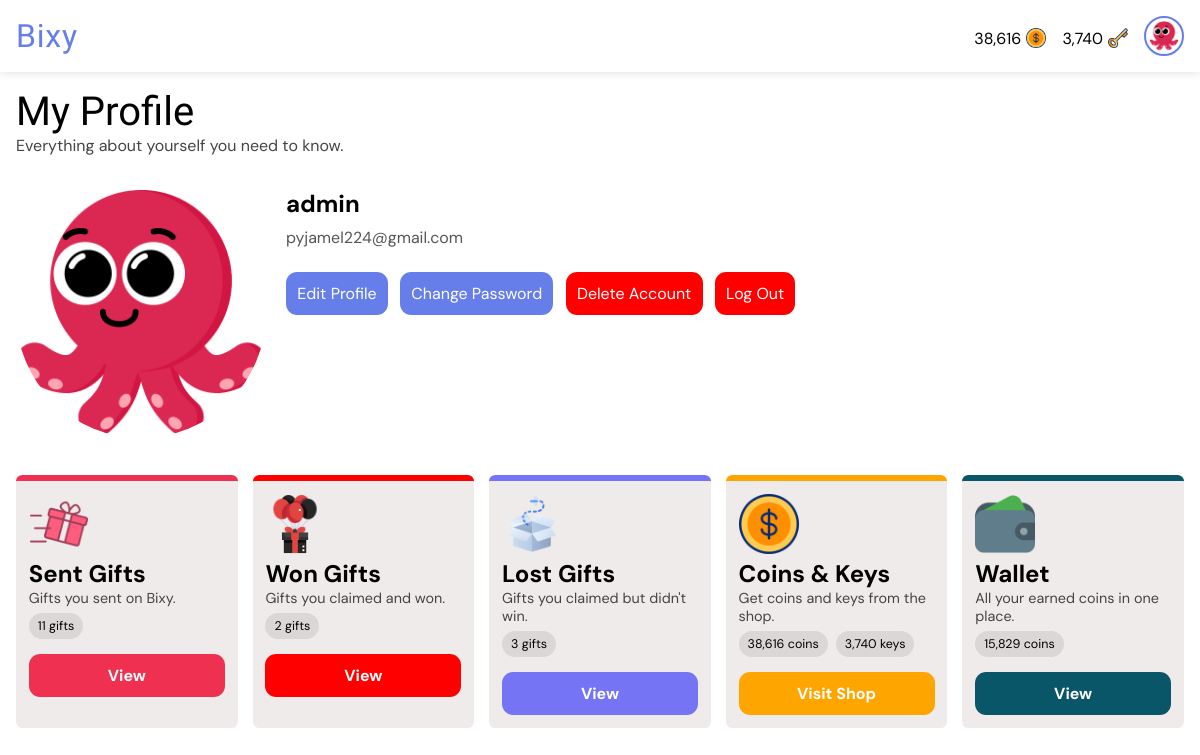
The app's page /profile/ (signed in), older data.
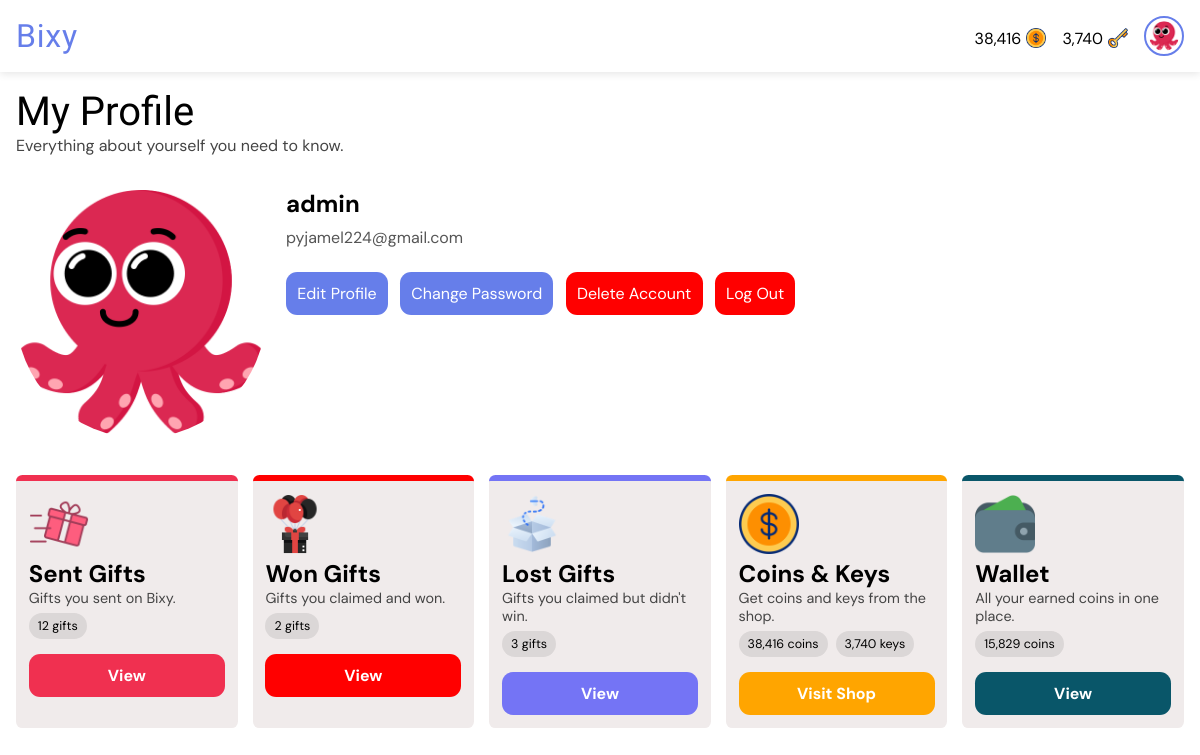
The same page, newer data.
### giftapp/models.py (models this page shows, shortened)
class User(AbstractUser):
    gender = models.CharField(max_length=6, choices=GENDERS, default=GENDERS[0][0])
    is_verified = models.BooleanField(default=False, help_text="If the user's email address is verified or not.")
    email = models.EmailField(unique=True, blank=False, null=False)
    new_email = models.EmailField(unique=False, blank=True, null=True)
    coins = models.PositiveIntegerField(default=0)
    won_coins = models.PositiveIntegerField(default=0)
    keys = models.PositiveIntegerField(default=0)
    verify_code = models.CharField(max_length=255, null=True, blank=True)
    change_email_code = models.CharField(max_length=255, null=True, blank=True)
    profile_pic = models.ForeignKey(ProfilePicture, on_delete=models.SET_NULL, related_name='owners', null=True)
    deactivated_at = models.DateTimeField(null=True, blank=True)
    USERNAME_FIELD = "email"
    REQUIRED_FIELDS = ["username"]
    def is_pending_deletion(self):
        return self.deactivated_at is not None

class ProfilePicture(models.Model):
    name = models.CharField(max_length=50, null=False, blank=False)
    image = models.ImageField(null=False, blank=False, upload_to='profile_pics')

### giftapp/views.py (the view)
# urls.py: path("profile/", views.profile, name="profile"),
@login_required
def profile(request):
    won = GiftTransaction.objects.filter(reveals=request.user, recipient=request.user).count()
    sent = GiftTransaction.objects.filter(gifter=request.user).count()
    lost = GiftTransaction.objects.filter(reveals=request.user).exclude(recipient=request.user).exclude(gifter=request.user).count()
    context = {
        "won": won,
        "sent": sent,
        "lost": lost,
    }
    return render(request, "profile.html", context)

### templates/profile.html (shortened to what this page needs)
{% extends 'base.html' %}
{% load static %}
{% load humanize %}
{% load timefilters %}
{% block title %}
<link rel="stylesheet" href="{% static 'css/all_gifts.css' %}">
{% endblock %}
{% block body %}
<div class="heading">
    <h1>My Profile</h1>
    <p>Everything about yourself you need to know.</p>
</div>
<div class="profile-container">
    <div class="profile-img">
        <img src="{{ request.user.profile_pic.image.url }}" alt="Profile Picture">
    </div>
    <div class="profile-info">
        <h2>{{ request.user.username }}</h2>
        <p>{{ request.user.email }}</p>
        <div class="profile-links">
            <a href="{% url 'edit_profile' %}">Edit Profile</a>
            <a href="{% url 'change_password' %}">Change Password</a>
            {% if request.user.is_pending_deletion %}
            <a href="{% url 'cancel_deletion' %}" style="background-color: #28a745;">Cancel Deletion</a>
            {% else %}
            <a href="{% url 'delete_account' %}" style="background-color: red;">Delete Account</a>
            {% endif %}
            <a href="{% url 'logout' %}" style="background-color: red;">Log Out</a>
        </div>
    </div>
</div>
<div class="card-container">
    <div class="card prf">
        <div class="prf-image">
            <img src="{% static 'images/giftbox (1).png' %}" alt="Sent Gifts Image">
        </div>
        <h2>Sent Gifts</h2>
        <p>Gifts you sent on Bixy.</p>
        <div class="tags">
            <p class="tag">{{ sent|intcomma }} gift{{ sent|pluralize }}</p>
        </div>
        <a href="{% url 'sent_gifts' %}">View</a>
    </div>
    <div class="card prf">
        <div class="prf-image">
            <img src="{% static 'images/gift-box.png' %}" alt="Won Gifts Image">
        </div>
        <h2>Won Gifts</h2>
        <p>Gifts you claimed and won.</p>
        <div class="tags">
            <p class="tag">{{ won|intcomma }} gift{{ won|pluralize }}</p>
        </div>
        <a href="{% url 'won_gifts' %}">View</a>
    </div>
    <div class="card prf">
        <div class="prf-image">
            <img src="{% static 'images/empty-box.png' %}" alt="Lost Gifts Image">
        </div>
        <h2>Lost Gifts</h2>
        <p>Gifts you claimed but didn't win.</p>
        <div class="tags">
            <p class="tag">{{ lost|intcomma }} gift{{ lost|pluralize }}</p>
        </div>
        <a href="{% url 'lost_gifts' %}">View</a>
    </div>
    <div class="card prf">
        <div class="prf-image">
            <img src="{% static 'images/dollar.png' %}" alt="Coin Shop Image">
        </div>
        <h2>Coins & Keys</h2>
        <p>Get coins and keys from the shop.</p>
        <div class="tags">
            <p class="tag">{{ request.user.coins|intcomma }} coin{{request.user.coins|pluralize }}</p>
            <p class="tag">{{ request.user.keys|intcomma }} key{{request.user.keys|pluralize }}</p>
        </div>
        <a href="{% url 'buy_coins' %}">Visit Shop</a>
    </div>
    <div class="card prf">
        <div class="prf-image">
            <img src="{% static 'images/wallet.png' %}" alt="Wallet Image">
        </div>
        <h2>Wallet</h2>
        <p>All your earned coins in one place.</p>
        <div class="tags">
            <p class="tag">{{ request.user.won_coins|intcomma }} coin{{request.user.won_coins|pluralize }}</p>
        </div>
        <a href="{% url 'wallet' %}">View</a>
    </div>
</div>
{% endblock %}

### templates/base.html (shortened to what this page needs)
<!DOCTYPE html>
<html lang="en">
<head>
    {% load static %}
    {% load humanize %}
    {% load timefilters %}
    {% block title %} {% endblock %}
</head>
<body>
    <nav class="navbar">
        <div class="logo-container" role="link" tabindex="0">
            <a href="{% url 'all_gifts' %}" class="logo-text">Bixy</a>
        </div>
        <div class="profile-section" id="profileSection">
            {% if user.is_authenticated %}
            <a href="{% url 'buy_coins' %}" style="text-decoration: none; color: black;">
                <div class="cost">
                    <p>{{ user.coins|intcomma }}</p>
                    <img src="{% static 'images/dollar.png' %}" alt="Gift image">
                </div>
            </a>
            <a href="{% url 'buy_coins' %}" style="text-decoration: none; color: black;">
                <div class="cost">
                    <p>{{ user.keys|intcomma }}</p>
                    <img src="{% static 'images/key.png' %}" alt="Gift image">
                </div>
            </a>
            <a href="{% url 'profile' %}">
                <img src="{{ user.profile_pic.image.url }}" alt="Profile picture" class="profile-pic" />
            </a>
            {% else %}
            <a href="{% url 'signin' %}" class="btn login">Login</a>
            <a href="{% url 'signup' %}" class="btn signup">Sign Up</a>
            {% endif %}
        </div>
    </nav>
    <main>
        <section>
            {% block body %} {% endblock %}
        </section>
    </main>
</body>
</html>

Row changes from the older to the newer data that the page shows:
changed User "admin": coins "38,616" → "38,416"; user.coins "38,616" → "38,416"
Text that changed along with them:
{{ sent|intcomma }}: "11" → "12"
